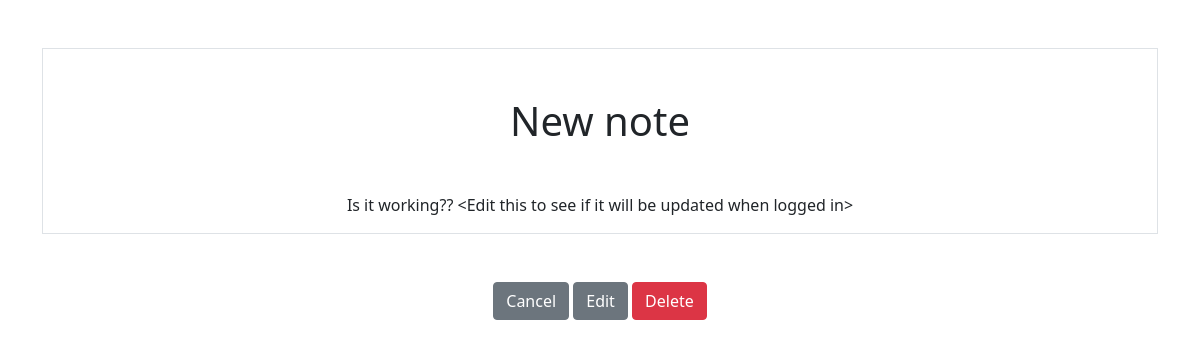
The page /smart/notes/7 (signed in) on the database its author committed.
### notes/models.py (models this page shows)
class Notes(models.Model):
    title = models.CharField(max_length=200)
    text = models.TextField()
    created = models.DateTimeField(auto_now_add=True)
    user = models.ForeignKey(User, on_delete=models.CASCADE, related_name="notes")

### notes/views.py (the view)
# urls.py: path('notes/<int:pk>', views.NotesDetailView.as_view(), name="notes.detail"),
class NotesDetailView(LoginRequiredMixin, DetailView):
    model = Notes
    context_object_name = "note"
    login_url = 'login'

### notes/templates/notes/notes_detail.html
{% extends "base.html" %}
{% block content %}
<div class="border round">
    <h1 class="my-5">{{note.title}}</h1>
    <p>{{note.text}}</p>
</div>
<a href="{% url 'notes.list' %}" class="btn btn-secondary my-5">Cancel</a>
<a href="{% url 'notes.update' pk=note.id%}" class="btn btn-secondary my-5">Edit</a>
<a href="{% url 'notes.delete' pk=note.id%}" class="btn btn-danger my-5">Delete</a>
{% endblock %}

### rows shown on the page
Notes: title "New note", text "Is it working?? <Edit this to see if it will be updated when logged in>"
